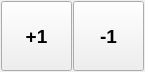
<?xml version="1.0" encoding="UTF-8"?>
<ui version="4.0">
 <class>ControlliOrdine</class>
 <widget class="QWidget" name="ControlliOrdine">
  <property name="geometry">
   <rect>
    <x>0</x>
    <y>0</y>
    <width>145</width>
    <height>72</height>
   </rect>
  </property>
  <property name="windowTitle">
   <string>Form</string>
  </property>
  <property name="windowOpacity">
   <double>1.000000000000000</double>
  </property>
  <layout class="QHBoxLayout" name="horizontalLayout">
   <property name="spacing">
    <number>1</number>
   </property>
   <property name="margin">
    <number>1</number>
   </property>
   <item>
    <widget class="QToolButton" name="toolButton">
     <property name="sizePolicy">
      <sizepolicy hsizetype="Expanding" vsizetype="Expanding">
       <horstretch>0</horstretch>
       <verstretch>0</verstretch>
      </sizepolicy>
     </property>
     <property name="font">
      <font>
       <pointsize>14</pointsize>
       <weight>75</weight>
       <bold>true</bold>
      </font>
     </property>
     <property name="text">
      <string>+1</string>
     </property>
    </widget>
   </item>
   <item>
    <widget class="QToolButton" name="toolButton_2">
     <property name="sizePolicy">
      <sizepolicy hsizetype="Expanding" vsizetype="Expanding">
       <horstretch>0</horstretch>
       <verstretch>0</verstretch>
      </sizepolicy>
     </property>
     <property name="font">
      <font>
       <pointsize>14</pointsize>
       <weight>75</weight>
       <bold>true</bold>
      </font>
     </property>
     <property name="text">
      <string>-1</string>
     </property>
    </widget>
   </item>
  </layout>
 </widget>
 <resources/>
 <connections/>
</ui>
